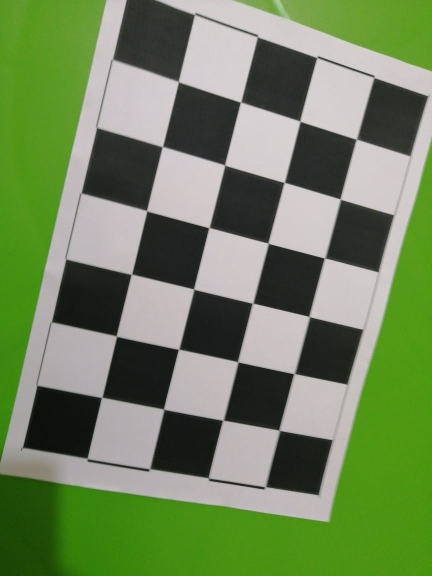
#> input picture TP/Images/chess2/WhatsApp Image 2020-12-19 at 05.52.31.jpeg, 864 x 1152 px (shown at 1/2 size); its folder holds 5 pictures in this run
$ python 'Modélisation.py'
#> lines starting #> are read from the running program, lines starting #| are printed output that depends on the picture
# -*- coding: utf-8 -*-
"""
Created on 2 Dec 2020

@author: chatoux
"""

import numpy as np
import cv2 as cv
from matplotlib import pyplot as plt
from scipy import ndimage
import glob

def CameraCalibration():
    # Préparation des critères d'arret de la fonction cornerSubPix
    criteria = (cv.TERM_CRITERIA_EPS + cv.TERM_CRITERIA_MAX_ITER, 30, 0.001)
    # prepare object points, like (0,0,0), (1,0,0), (2,0,0) ....,(6,5,0)
    ############ to adapt ##########################
    objp = np.zeros((4*6, 3), np.float32)
    objp[:, :2] = np.mgrid[0:4, 0:6].T.reshape(-1, 2)
    #
    objp[:, :2] *= 38 # taille de la case 38mm
    #################################################
    #
    objpoints = []  # points de l'image en 3D
    imgpoints = []  # points de l'image sur le plan de l'image 2D
    ############ to adapt ##########################
    images = glob.glob('Images/chess2/*.jpeg')
    #################################################

    for fname in images:
        img = cv.imread(fname)
#> img is the input picture: shape (1152, 864, 3); mean B, G, R 92.5, 132.8, 112.4
        img = cv.pyrDown(cv.imread(fname))
#> img: shape (576, 432, 3)
        gray = cv.cvtColor(img, cv.COLOR_BGR2GRAY)
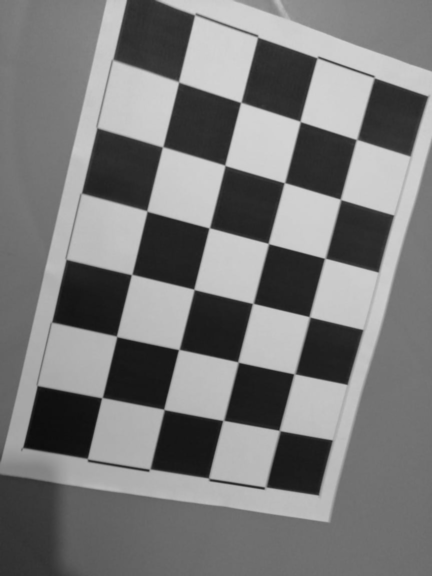
#> gray: shape (576, 432); min 12, max 213, mean 122.1
        # cette fonction trouve les coins d'un échiquier/damier
        ############ to adapt ##########################
        ret, corners = cv.findChessboardCorners(gray, (4, 6), None)
#> ret = True; corners = 24 rows, first 8: [178.6, 81.97], [240.7, 102.4], [300.1, 121.4], [356.4, 139.5], [162.5, 146.9], [224.8, 165.2], [284.4, 182.7], [340.3, 199.2]
        #################################################
        print(ret)
#| True
        # Si des coins son trouvé, on les ajoute à objpoints et, après appliquer cornerSubPix qui
        # trouve une position plus exacte des coins, à imgpoints
        if ret == True:
            objpoints.append(objp)
            corners2 = cv.cornerSubPix(gray, corners, (11, 11), (-1, -1), criteria)
#> corners2 = 24 rows, first 8: [178.6, 81.83], [240.8, 102.3], [300.2, 121.4], [356.6, 139.4], [162.6, 146.8], [224.9, 165.3], [284.5, 182.6], [340.5, 199.4]
            imgpoints.append(corners)
            # Trouve (et puis affiche) les coin du damier
            ############ to adapt ##########################
            cv.drawChessboardCorners(img, (4, 6), corners2, ret)
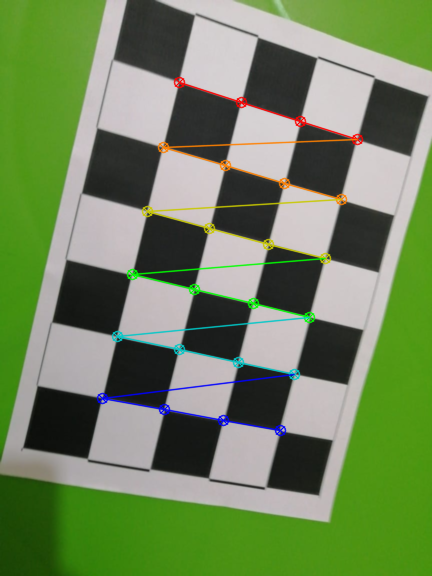
#> img: shape (576, 432, 3); mean B, G, R 91.8, 133.1, 112.1
            #################################################
            cv.namedWindow('img', 0 )
            cv.imshow('img', img)
            cv.waitKey(500)
#> pass 2 of the loop in CameraCalibration, `for fname in images:`:
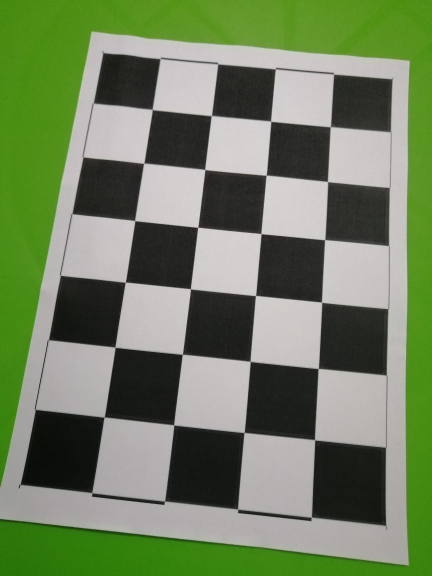
#> input picture TP/Images/chess2/WhatsApp Image 2020-12-19 at 05.54.25.jpeg, 864 x 1152 px (shown at 1/2 size)
#> in CameraCalibration, img is the input picture: shape (1152, 864, 3); mean B, G, R 96.2, 129.3, 112.8
#> in CameraCalibration, `gray = cv.cvtColor(img, cv.COLOR_BGR2GRAY)`:
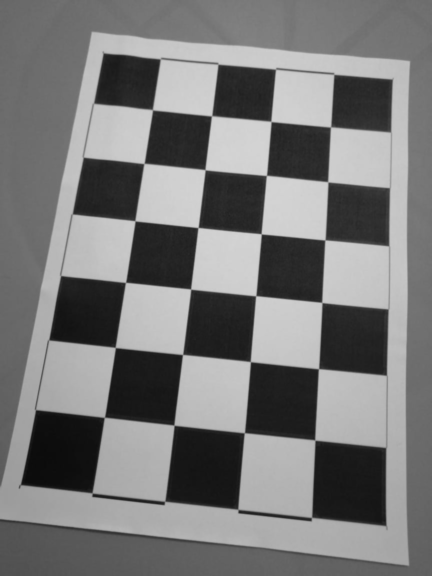
#> gray: shape (576, 432); min 11, max 212, mean 120.6
#> corners = 24 rows, first 8: [152.3, 110], [211.7, 116], [271, 121.2], [330.8, 127.1], [144, 163.4], [205, 169.9], [266.3, 175.3], [327.9, 181.9]
#| True
#> corners2 = 24 rows, first 8: [152.5, 109.7], [211.6, 115.8], [271, 121.4], [330.6, 126.9], [144, 163.4], [205, 169.7], [266.4, 175.4], [327.8, 181.8]
#> in CameraCalibration, `cv.drawChessboardCorners(img, (4, 6), corners2, ret)`:
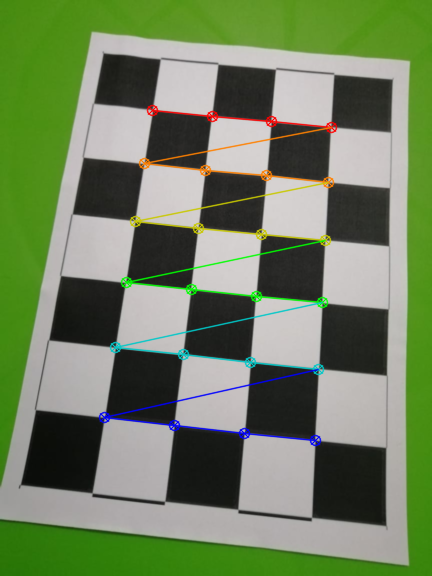
#> img: shape (576, 432, 3); mean B, G, R 95.6, 129.6, 112.5
#> pass 3 of the loop in CameraCalibration, `for fname in images:`:
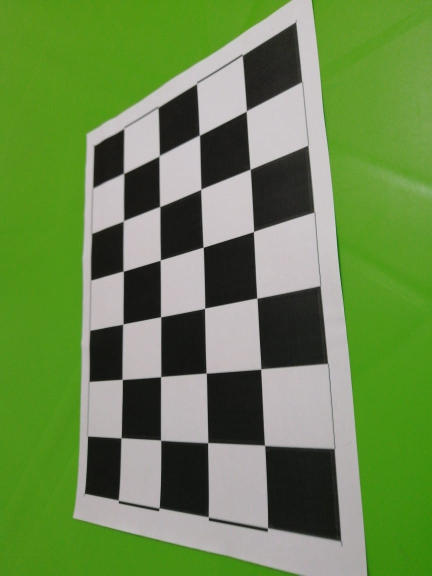
#> input picture TP/Images/chess2/WhatsApp Image 2020-12-19 at 05.56.47.jpeg, 864 x 1152 px (shown at 1/2 size)
#> in CameraCalibration, img is the input picture: shape (1152, 864, 3); mean B, G, R 77.4, 136.1, 105.8
#> in CameraCalibration, `gray = cv.cvtColor(img, cv.COLOR_BGR2GRAY)`:
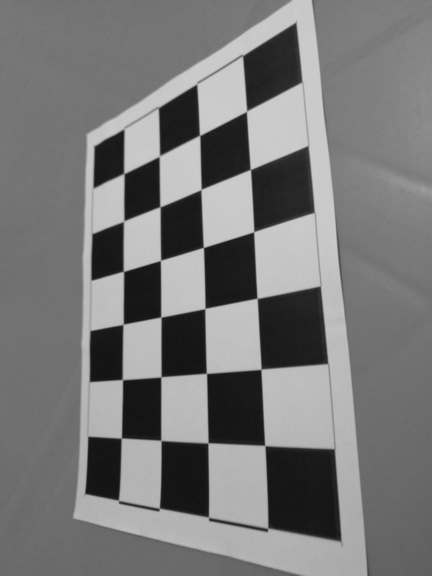
#> gray: shape (576, 432); min 18, max 205, mean 120.4
#> corners = 24 rows, first 8: [123.9, 173.6], [159.6, 155.7], [199.6, 135.4], [246.4, 111.5], [123.7, 221], [159.9, 206.7], [201.1, 189.5], [250.3, 169.5]
#| True
#> corners2 = 24 rows, first 8: [123.9, 173.6], [159.4, 156], [199.6, 135.4], [246.5, 111.2], [123.7, 221.2], [160, 206.7], [201, 189.5], [250.4, 169.4]
#> in CameraCalibration, `cv.drawChessboardCorners(img, (4, 6), corners2, ret)`:
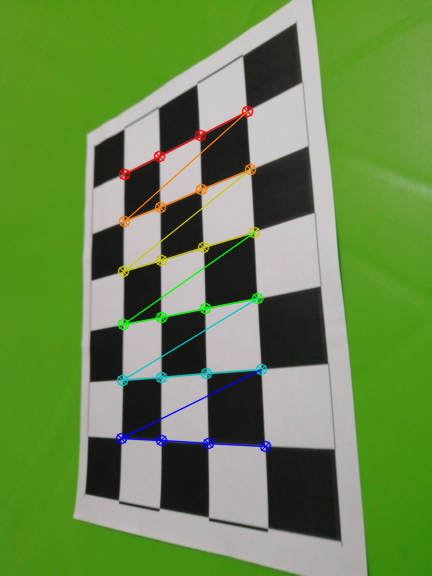
#> img: shape (576, 432, 3); mean B, G, R 77, 136.4, 105.7
#> the loop made 5 passes; the first 3 are shown
    cv.destroyAllWindows()

    # Maintenant on calibre notre camera à l'aide de la fonction calibrateCamera
    # qui va prendre en paramètre les 2 tableaux de points et la taille de l'image
    # et nous retourne:
    # mtx: La matrice de la camera qui defini la focale et le centre de la camera
    # dist: Les coefficient de distortion
    # rvecs: les vecteurs de rotations
    # tvecs: Les vecteurs de translation
    ret, mtx, dist, rvecs, tvecs = cv.calibrateCamera(objpoints, imgpoints, gray.shape[::-1], None, None)
    print('camraMatrix\n',mtx)
    print('dist\n',dist)

    ############ to adapt ##########################
    img = cv.pyrDown(cv.imread('Images/chess2/test.jpeg'))
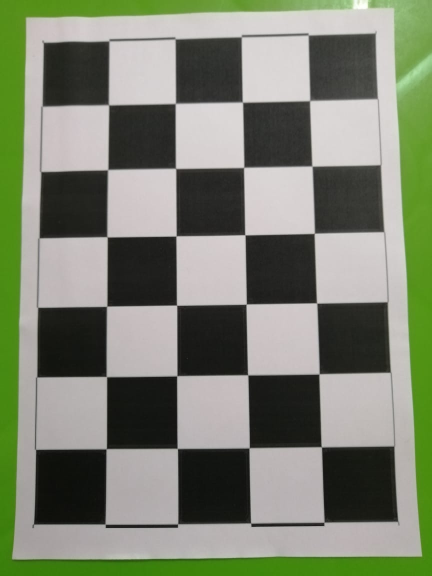
#> input picture TP/Images/chess2/test.jpeg, 864 x 1152 px (shown at 1/2 size)
    #################################################
    h, w = img.shape[:2]
#> h = 576; w = 432
    newcameramtx, roi = cv.getOptimalNewCameraMatrix(mtx, dist, (w, h), 1, (w, h))
    print('newcameramtx\n',newcameramtx)

    # touver une fonction de mapping de l'ancienne image, et utiliser cette
    # fonction pour enlever la distortion
    mapx, mapy = cv.initUndistortRectifyMap(mtx, dist, None, newcameramtx, (w, h), 5)
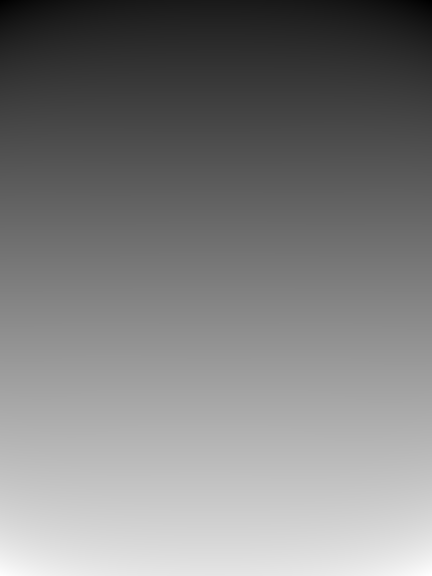
#> mapy: shape (576, 432) float32; min -72.17, max 647, mean 288; drawn with min black and max white
    dst = cv.remap(img, mapx, mapy, cv.INTER_LINEAR)
    # delimiter la region d'intéret et faire un crop
    x, y, w, h = roi

    dst = dst[y:y+h, x:x+w]
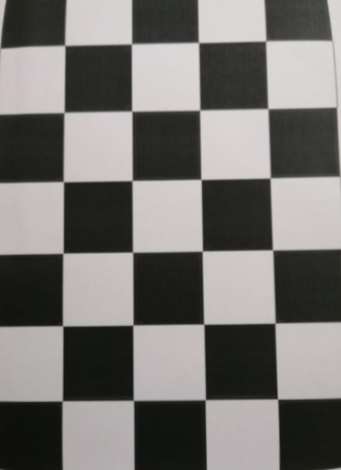
#> dst: shape (470, 341, 3); mean B, G, R 113.7, 115.4, 118
    cv.namedWindow('img', 0)
    cv.imshow('img', dst)
    cv.waitKey(1)
    ############ to adapt ##########################
    cv.imwrite('calibresultM.png', dst)
    #################################################
    mean_error = 0
    for i in range(len(objpoints)):
        imgpoints2, _ = cv.projectPoints(objpoints[i], rvecs[i], tvecs[i], mtx, dist)
        error = cv.norm(imgpoints[i], imgpoints2, cv.NORM_L2) / len(imgpoints2)
        mean_error += error
    print("total error: {}".format(mean_error / len(objpoints)))

    return newcameramtx

# [42 lines left out: functions DepthMapfromStereoImages, drawlines, not called in this run]

def StereoCalibrate(Cameramtx):
    ############ to adapt ##########################
    img1 = cv.pyrDown(cv.imread('Images/leftT2.jpg', 0))
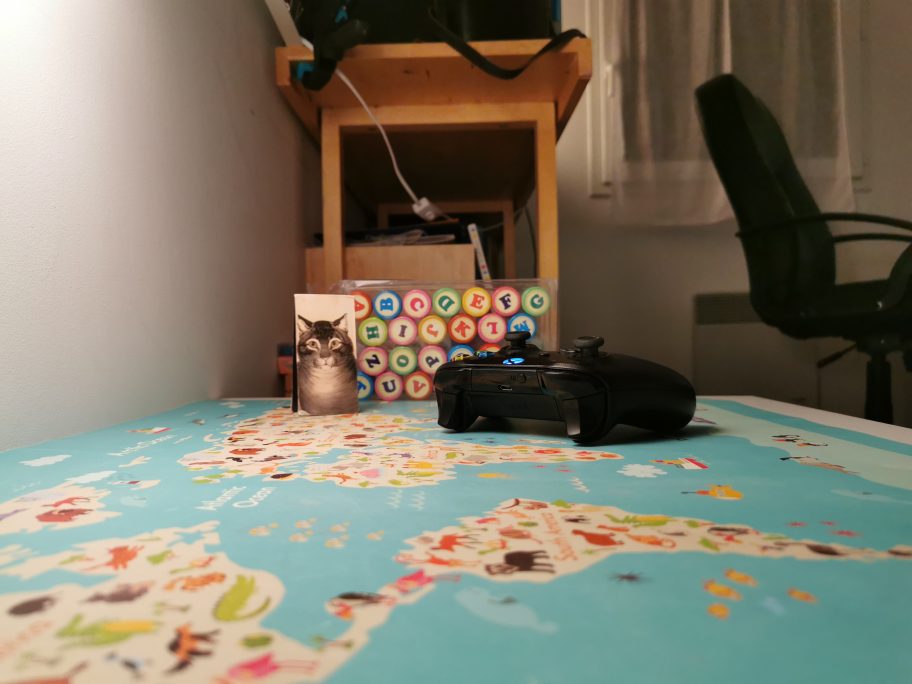
#> input picture TP/Images/leftT2.jpg, 3648 x 2736 px (shown at 1/4 size)
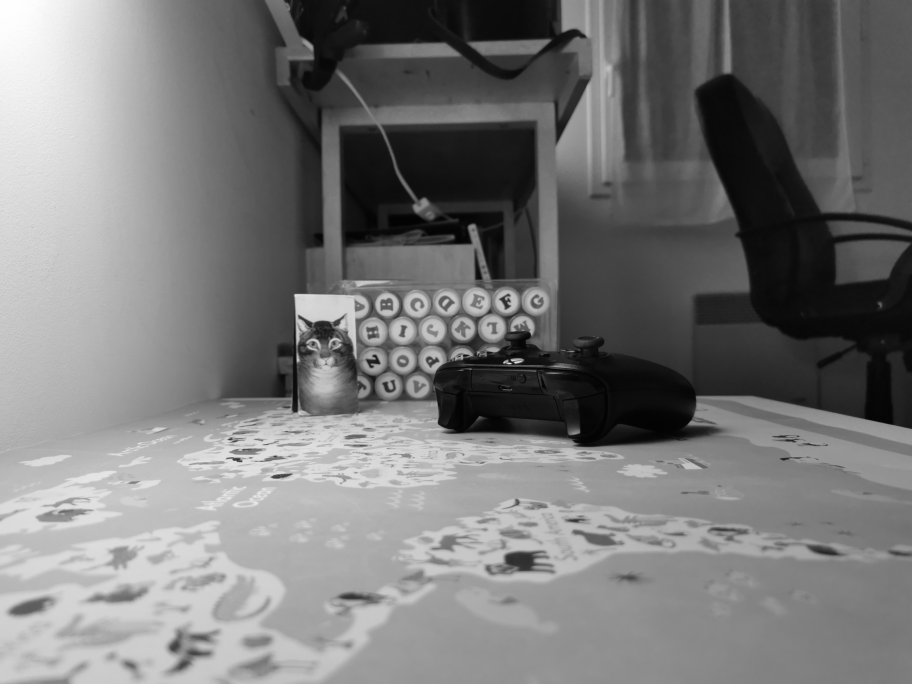
#> img1: shape (1368, 1824) (shown at 1/2 size); min 2, max 254, mean 119.7
#> (the run stopped early here; a loop or call above may not have finished)
